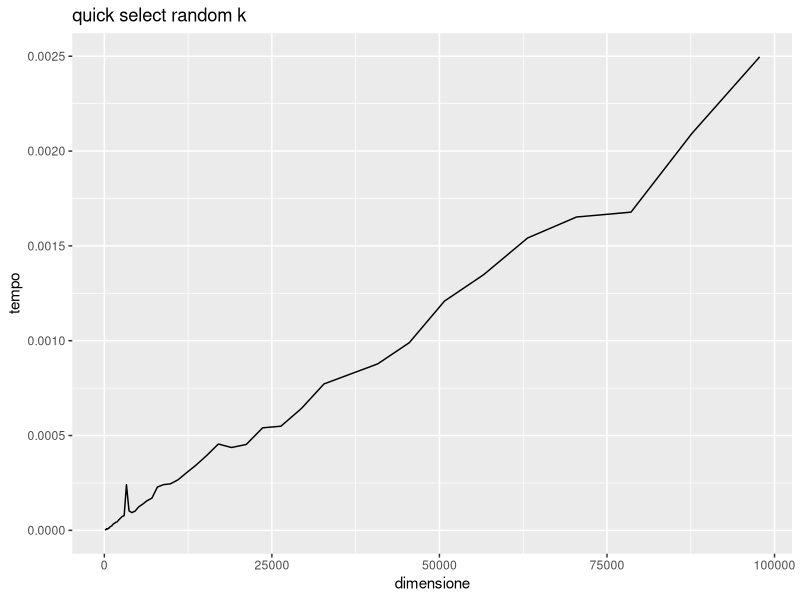
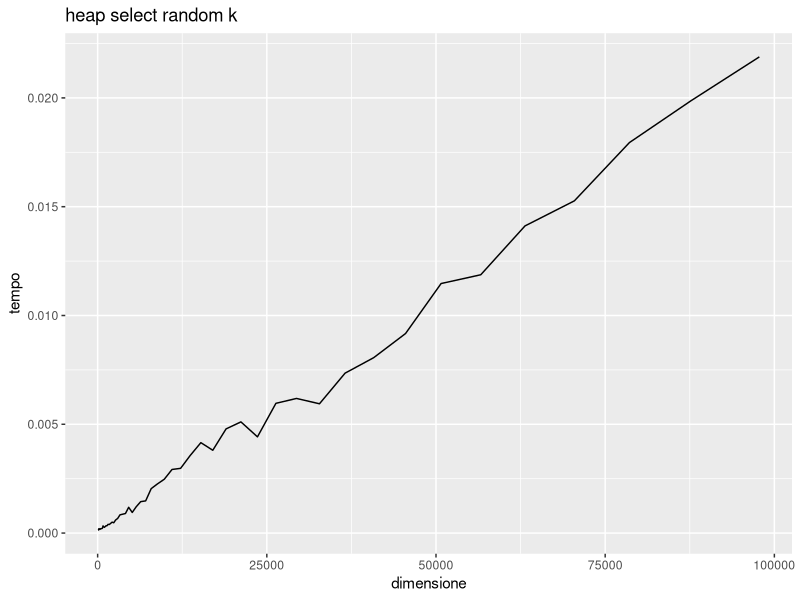
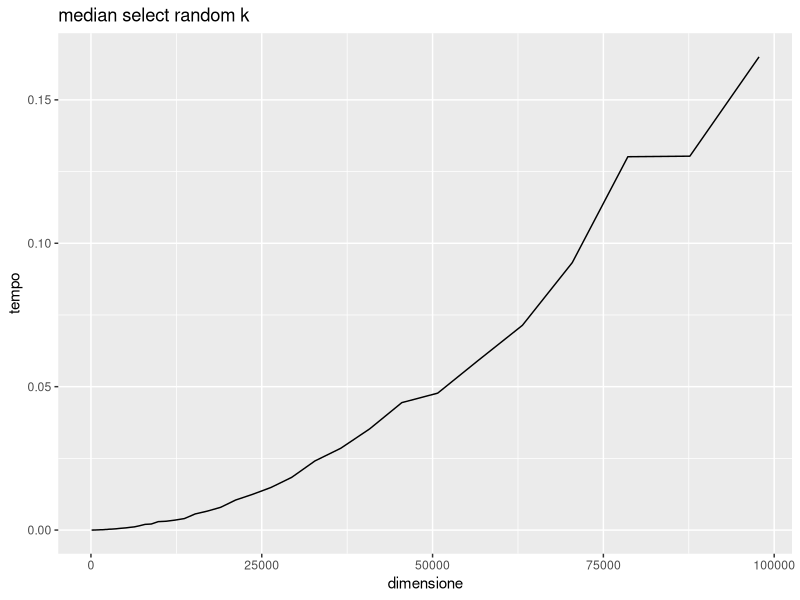
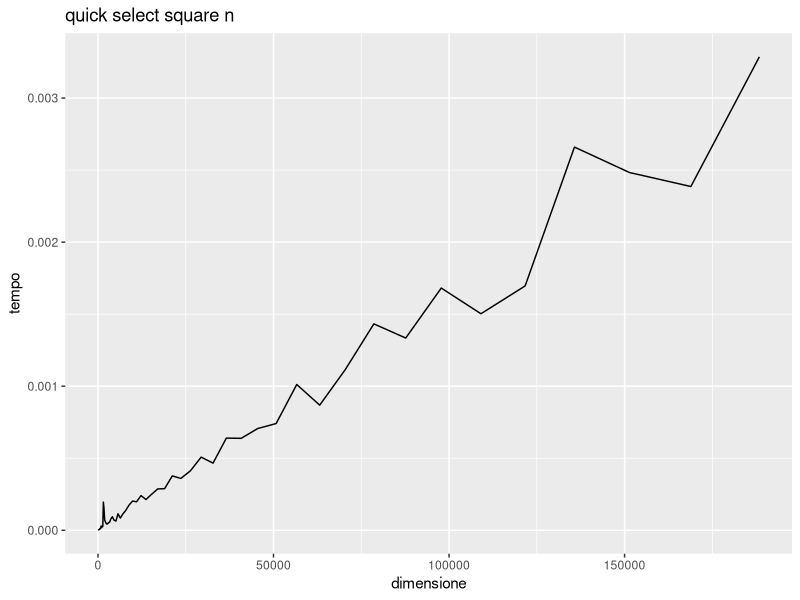
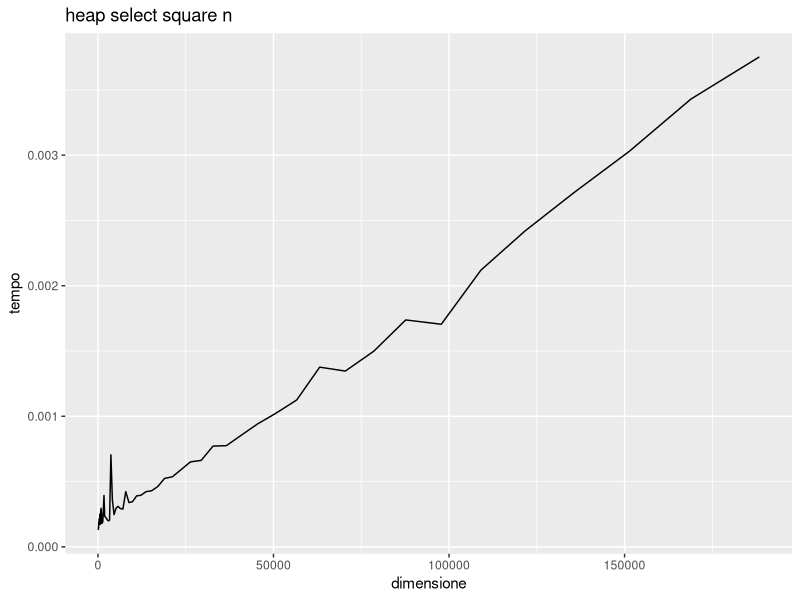
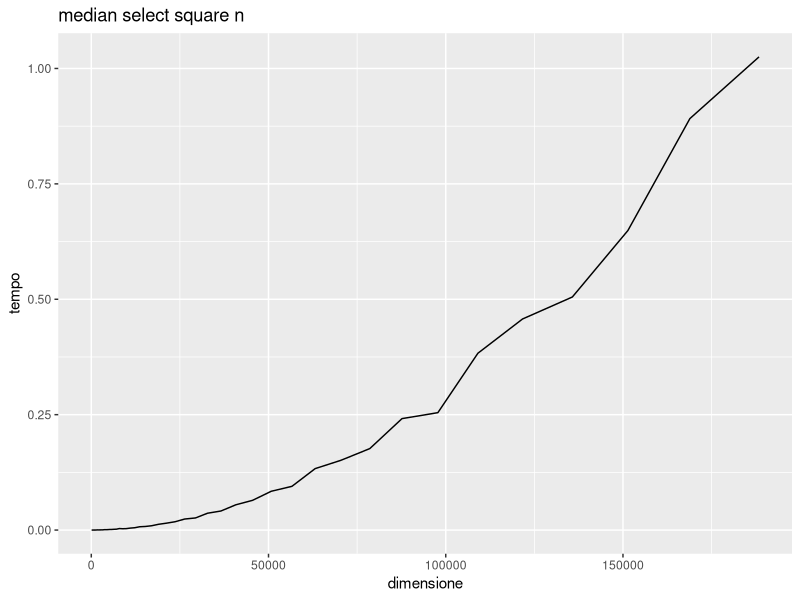
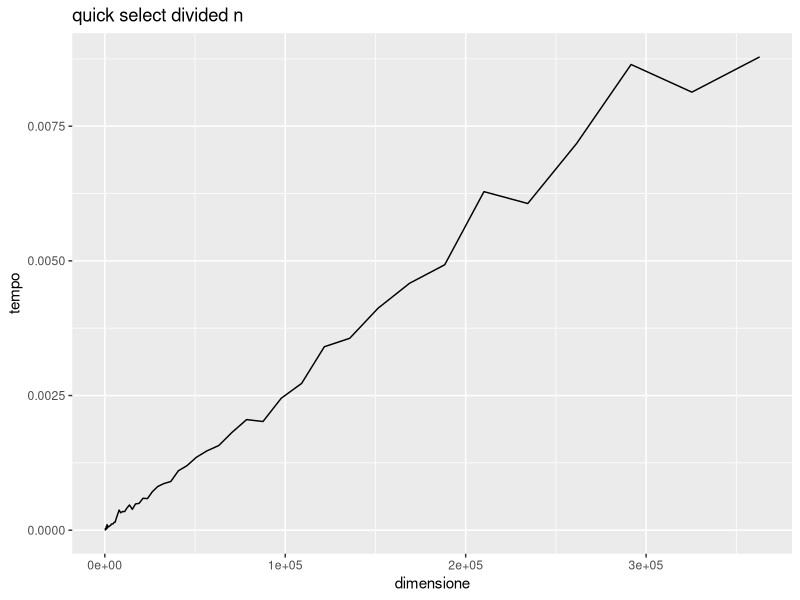
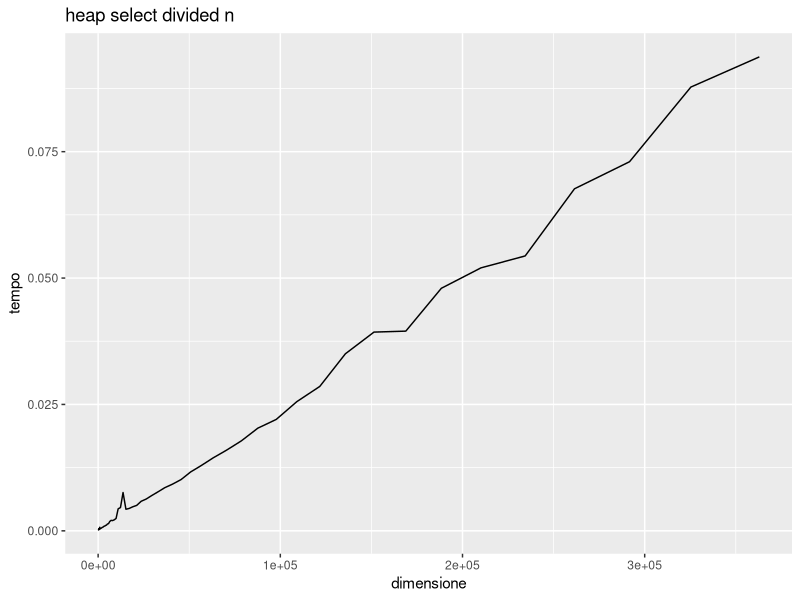

Write R code to recreate these figures, in order. (Note: this script raises an error after producing the figures.)
## ---- chunk 1
library(dplyr)
library(ggplot2)
## ---- chunk 2
# import
divided_n = read.csv("dataset/divided_n.csv")
square_n = read.csv("dataset/square_n.csv")
random_k = read.csv("dataset/random_k.csv")
quickselect_worst = read.csv("dataset/quickselect_worst.csv")
## ---- chunk 3
# stats for each analysis:
# k = n/2
divided_n_stats = divided_n %>%
  group_by(size) %>%
  summarise( quickselect_average = mean(quickselect), 
             quickselect_variance = var(quickselect) ,
             heapselect_average = mean(heapselect), 
             heapselect_variance = var(heapselect),
             medianmediansselect_average = mean(medianmediansselect), 
             medianmediansselect_variance = var(medianmediansselect))
# k = sqrt(n)
square_n_stats = square_n %>%
  group_by(size) %>%
  summarise( quickselect_average = mean(quickselect), 
             quickselect_variance = var(quickselect) ,
             heapselect_average = mean(heapselect), 
             heapselect_variance = var(heapselect),
             medianmediansselect_average = mean(medianmediansselect), 
             medianmediansselect_variance = var(medianmediansselect))
# k = random
random_k_stats = random_k %>%
  group_by(size) %>%
  summarise( quickselect_average = mean(quickselect), 
             quickselect_variance = var(quickselect) ,
             heapselect_average = mean(heapselect), 
             heapselect_variance = var(heapselect),
             medianmediansselect_average = mean(medianmediansselect), 
             medianmediansselect_variance = var(medianmediansselect))
# k = 0, quickselect worst case
quickselect_worst_stats = quickselect_worst %>%
  group_by(size) %>%
  summarise( quickselect_average = mean(quickselect), 
             quickselect_variance = var(quickselect))
## ---- chunk 4
# Graphs with k random
random_k_stats %>%
  select(size, quickselect_average) %>%
  ggplot(aes(x = size, y = quickselect_average)) + 
  geom_line() + 
  labs(x = "dimensione", y = "tempo", title = "quick select random k")

random_k_stats %>%
  select(size, heapselect_average) %>%
  ggplot(aes(x = size, y = heapselect_average)) + 
  geom_line() + 
  labs(x = "dimensione", y = "tempo", title = "heap select random k")


random_k_stats %>%
  select(size, medianmediansselect_average) %>%
  ggplot(aes(x = size, y = medianmediansselect_average)) + 
  geom_line() + 
  labs(x = "dimensione", y = "tempo", title = "median select random k")
## ---- chunk 5
# Graphs with square n
square_n_stats %>%
  select(size, quickselect_average) %>%
  ggplot(aes(x = size, y = quickselect_average)) + 
  geom_line() + 
  labs(x = "dimensione", y = "tempo", title = "quick select square n")

square_n_stats %>%
  select(size, heapselect_average) %>%
  ggplot(aes(x = size, y = heapselect_average)) + 
  geom_line() + 
  labs(x = "dimensione", y = "tempo", title = "heap select square n")


square_n_stats %>%
  select(size, medianmediansselect_average) %>%
  ggplot(aes(x = size, y = medianmediansselect_average)) + 
  geom_line() + 
  labs(x = "dimensione", y = "tempo", title = "median select square n")
## ---- chunk 6
# Graphs with divided n
divided_n_stats %>%
  select(size, quickselect_average) %>%
  ggplot(aes(x = size, y = quickselect_average)) + 
  geom_line() + 
  labs(x = "dimensione", y = "tempo", title = "quick select divided n")

divided_n_stats %>%
  select(size, heapselect_average) %>%
  ggplot(aes(x = size, y = heapselect_average)) + 
  geom_line() + 
  labs(x = "dimensione", y = "tempo", title = "heap select divided n")


divided_n_stats %>%
  select(size, medianmediansselect_average) %>%
  ggplot(aes(x = size, y = medianmediansselect_average)) + 
  geom_line() + 
  labs(x = "dimensione", y = "tempo", title = "median select divided n")
## ---- chunk 7
# Graph quick select worst case
quickselect_worst_stats %>%
  select(size, quickselect_average) %>%
  ggplot(aes(x = size, y = quickselect_average)) + 
  geom_line() + 
  labs(x = "dimensione", y = "tempo", title = "quick select caso pessimo")

## ---- chunk 8
plot_algorithm <- function(algorithm_df, algorithm_name){
  algorithm_df %>% 
    filter(algorithm == algorithm_name) %>% 
    ggplot(aes(x = size, y = average_time)) +
    geom_ribbon(aes(ymin = (average_time - (variance/2)), ymax = (average_time + (variance/2))), color = "red", fill = "lightgray", alpha = .3) +
    geom_line(color = "blue") +
    labs(x = "Dimensione", y = "Tempo", title = algorithm_name) +
    scale_x_continuous(breaks = c(100, 1000000, 2000000, 3000000, 4000000, 5000000), labels = c("100", "1M", "2M", "3M", "4M", "5M")) +
    theme_light()+
    theme(axis.text.y = element_blank(),
          plot.title = element_text(face = "bold"))
}

plot_algorithm_log <- function(algorithm_df, algorithm_name){
  algorithm_df %>% 
    filter(algorithm == algorithm_name) %>% 
    ggplot(aes(x = size, y = average_time)) + 
    scale_x_continuous(breaks = c(100, 1000000, 2000000, 3000000, 4000000, 5000000), labels = c("100", "1M", "2M", "3M", "4M", "5M"), trans = 'log2') + 
    scale_y_continuous(trans = 'log2') + 
    geom_ribbon(aes(ymin = (average_time - (variance/2)), ymax = (average_time + (variance/2))), color = "red", fill = "lightgray", alpha = .3) +
    geom_line(color = "blue") +
    labs(x = "Dimensione", y = "Tempo", title = algorithm_name, subtitle = "scala logaritmica") +
    theme_light() +
    theme(axis.text.y = element_blank(),
          plot.title = element_text(face = "bold"),
          axis.text.x=element_text(angle = 90))
}
## ---- chunk 9
mm = read.csv("dataset/divided_n.csv")

mm %>%
  select(size, medianmediansselect) %>%
  group_by(size) %>%
  summarise(average = mean(medianmediansselect)) %>%
  ggplot(aes(x = size, y = average)) +
    geom_line(color = "blue") +
    labs(x = "Dimensione", y = "Tempo", title = "lol")


randk = read.csv("dataset/random_k.csv")

randk %>%
  select(size, quickselect) %>%
  group_by(size) %>%
  summarise(average = mean(quickselect), variance = var(quickselect)) %>%
  ggplot(aes(x = size, y = average)) +
    geom_line(color = "blue") +
    labs(x = "Dimensione", y = "Tempo", title = "quick select random k")


randk %>%
  select(size, heapselect) %>%
  group_by(size) %>%
  summarise(average = mean(heapselect), variance = var(heapselect)) %>%
  ggplot(aes(x = size, y = average)) +
    geom_line() +
    labs(x = "Dimensione", y = "Tempo", title = "heap select random k") + geom_smooth()


randk %>%
  select(size, medianmediansselect) %>%
  group_by(size) %>%
  summarise(average = mean(medianmediansselect), variance = var(medianmediansselect)) %>%
  ggplot(aes(x = size, y = average)) +
    geom_line(color = "blue") +
    labs(x = "Dimensione", y = "Tempo", title = "median select random k")+ geom_smooth()



mm = read.csv("dataset/divided_n.csv")

mm %>%
  select(size, medianmediansselect) %>%
  group_by(size) %>%
  summarise(average = mean(medianmediansselect), variance = var(medianmediansselect)) %>%
  ggplot(aes(x = size, y = average)) +
    geom_line() +
    labs(x = "Dimensione", y = "Tempo", title = "lol") + geom_smooth()

# inizo old

plot_algorithm(fixed_k_stats, "heapSelect")
plot_algorithm_log(fixed_k_stats, "heapSelect")

plot_algorithm(fixed_k_stats, "medianMediansSelect")
plot_algorithm_log(fixed_k_stats, "medianMediansSelect")

plot_algorithm(random_k_stats, "heapSelect")
plot_algorithm_log(random_k_stats, "heapSelect")

plot_algorithm(random_k_stats, "medianMediansSelect")
plot_algorithm_log(random_k_stats, "medianMediansSelect")
